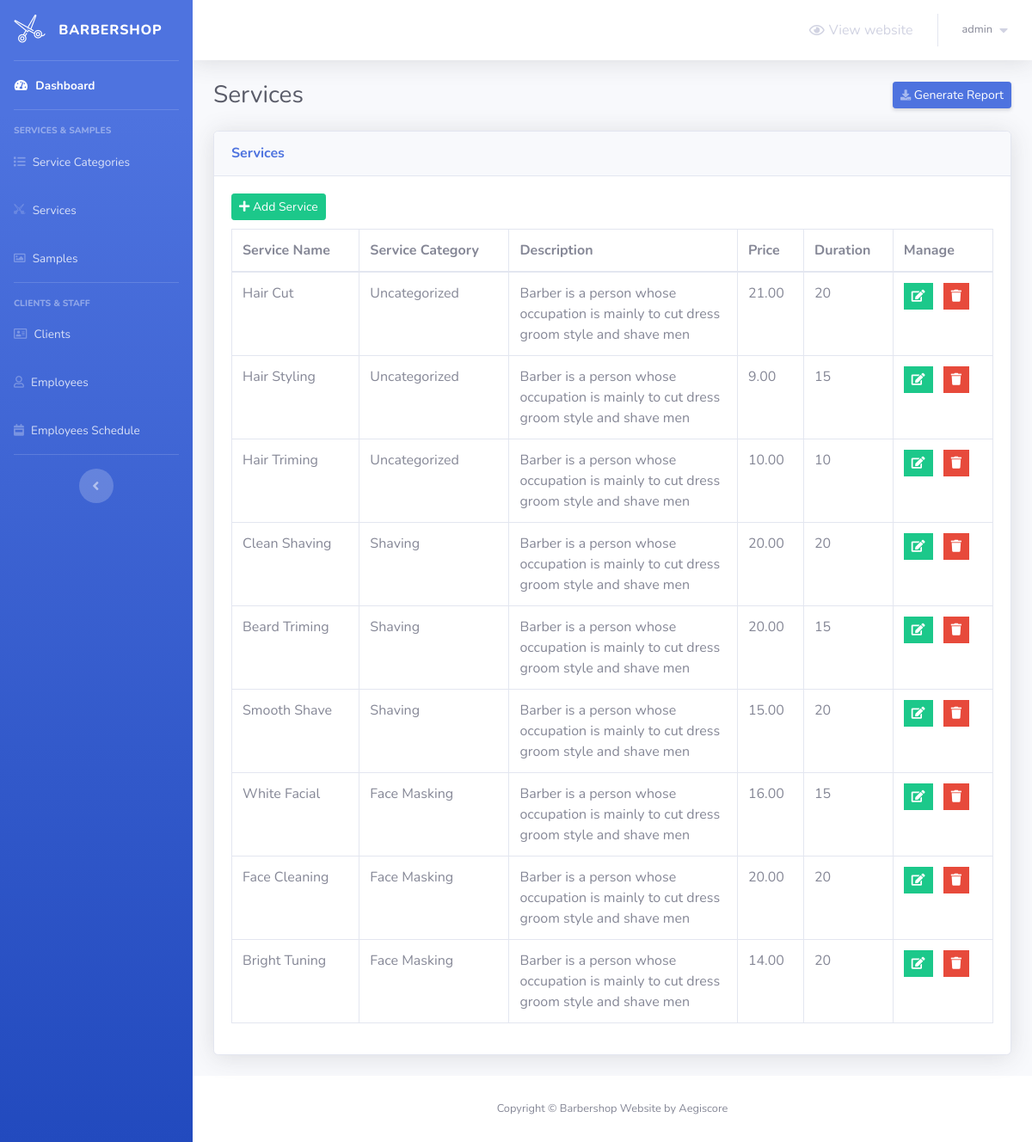
Page /barber-admin/services.php (signed in) on the committed database.
### tables this page shows
CREATE TABLE `services` (
  `service_id` int NOT NULL,
  `service_name` varchar(50) NOT NULL,
  `service_description` varchar(255) NOT NULL,
  `service_price` decimal(6,2) NOT NULL,
  `service_duration` int NOT NULL,
  `category_id` int NOT NULL
);

CREATE TABLE `service_categories` (
  `category_id` int NOT NULL,
  `category_name` varchar(50) NOT NULL
);

### barber-admin/services.php (the view, shortened to what this page needs)
<?php
    include 'connect.php';
    include 'Includes/templates/header.php';
    if(isset($_SESSION['username_barbershop_Xw211qAAsq4']) && isset($_SESSION['password_barbershop_Xw211qAAsq4']))
    {
?>
        <div class="container-fluid">
            <div class="d-sm-flex align-items-center justify-content-between mb-4">
                <h1 class="h3 mb-0 text-gray-800">Services</h1>
                <a href="#" class="d-none d-sm-inline-block btn btn-sm btn-primary shadow-sm">
                    <i class="fas fa-download fa-sm text-white-50"></i>
                    Generate Report
                </a>
            </div>
            <?php
                $do = '';
                if(isset($_GET['do']) && in_array($_GET['do'], array('Add','Edit')))
                {
                    $do = htmlspecialchars($_GET['do']);
                }
                else
                {
                    $do = 'Manage';
                }
                if($do == 'Manage')
                {
                    $stmt = $con->prepare("SELECT * FROM services s, service_categories sc where s.category_id = sc.category_id");
                    $stmt->execute();
                    $rows_services = $stmt->fetchAll();
                ?>
                    <div class="card shadow mb-4">
                        <div class="card-header py-3">
                            <h6 class="m-0 font-weight-bold text-primary">Services</h6>
                        </div>
                        <div class="card-body">
                            <a href="services.php?do=Add" class="btn btn-success btn-sm" style="margin-bottom: 10px;">
                                <i class="fa fa-plus"></i>
                                Add Service
                            </a>
                            <table class="table table-bordered">
                                <thead>
                                    <tr>
                                        <th scope="col">Service Name</th>
                                        <th scope="col">Service Category</th>
                                        <th scope="col">Description</th>
                                        <th scope="col">Price</th>
                                        <th scope="col">Duration</th>
                                        <th scope="col">Manage</th>
                                    </tr>
                                </thead>
                                <tbody>
                                    <?php
                                        foreach($rows_services as $service)
                                        {
                                            echo "<tr>";
                                                echo "<td>";
                                                    echo $service['service_name'];
                                                echo "</td>";
                                                echo "<td>";
                                                    echo $service['category_name'];
                                                echo "</td>";
                                                echo "<td style = 'width:30%'>";
                                                    echo $service['service_description'];
                                                echo "</td>";
                                                echo "<td>";
                                                    echo $service['service_price'];
                                                echo "</td>";
                                                echo "<td>";
                                                    echo $service['service_duration'];
                                                echo "</td>";
                                                echo "<td>";
                                                    $delete_data = "delete_".$service["service_id"];
                                                    ?>
                                                        <ul class="list-inline m-0">
                                                            <li class="list-inline-item" data-toggle="tooltip" title="Edit">
                                                                <button class="btn btn-success btn-sm rounded-0">
                                                                    <a href="services.php?do=Edit&service_id=<?php echo $service['service_id']; ?>" style="color: white;">
                                                                        <i class="fa fa-edit"></i>
                                                                    </a>
                                                                </button>
                                                            </li>
                                                            <li class="list-inline-item" data-toggle="tooltip" title="Delete">
                                                                <button class="btn btn-danger btn-sm rounded-0" type="button" data-toggle="modal" data-target="#<?php echo $delete_data; ?>" data-placement="top"><i class="fa fa-trash"></i></button>
                                                            </li>
                                                        </ul>
                                                    <?php
                                                echo "</td>";
                                            echo "</tr>";
                                        }
                                    ?>
                                </tbody>
                            </table>
                        </div>
                    </div>
                    <?php
                }
            ?>
        </div>
<?php
        include 'Includes/templates/footer.php';
    }
    else
    {
        header('Location: login.php');
        exit();
    }
?>

### rows in the picture
services: service_name "Hair Cut", category.category_name "Uncategorized", service_description "Barber is a person whose occupation is mainly to cut dress groom style and shave men", service_price "21.00", service_duration "20"
services: service_name "Hair Styling", category.category_name "Uncategorized", service_description "Barber is a person whose occupation is mainly to cut dress groom style and shave men", service_price "9.00", service_duration "15"
services: service_name "Hair Triming", category.category_name "Uncategorized", service_description "Barber is a person whose occupation is mainly to cut dress groom style and shave men", service_price "10.00", service_duration "10"
services: service_name "Clean Shaving", category.category_name "Shaving", service_description "Barber is a person whose occupation is mainly to cut dress groom style and shave men", service_price "20.00", service_duration "20"
services: service_name "Beard Triming", category.category_name "Shaving", service_description "Barber is a person whose occupation is mainly to cut dress groom style and shave men", service_price "20.00", service_duration "15"
services: service_name "Smooth Shave", category.category_name "Shaving", service_description "Barber is a person whose occupation is mainly to cut dress groom style and shave men", service_price "15.00", service_duration "20"
services: service_name "White Facial", category.category_name "Face Masking", service_description "Barber is a person whose occupation is mainly to cut dress groom style and shave men", service_price "16.00", service_duration "15"
services: service_name "Face Cleaning", category.category_name "Face Masking", service_description "Barber is a person whose occupation is mainly to cut dress groom style and shave men", service_price "20.00", service_duration "20"
services: service_name "Bright Tuning", category.category_name "Face Masking", service_description "Barber is a person whose occupation is mainly to cut dress groom style and shave men", service_price "14.00", service_duration "20"

### other values in the picture
$_SESSION['username_barbershop_Xw211qAAsq4'] "admin"
